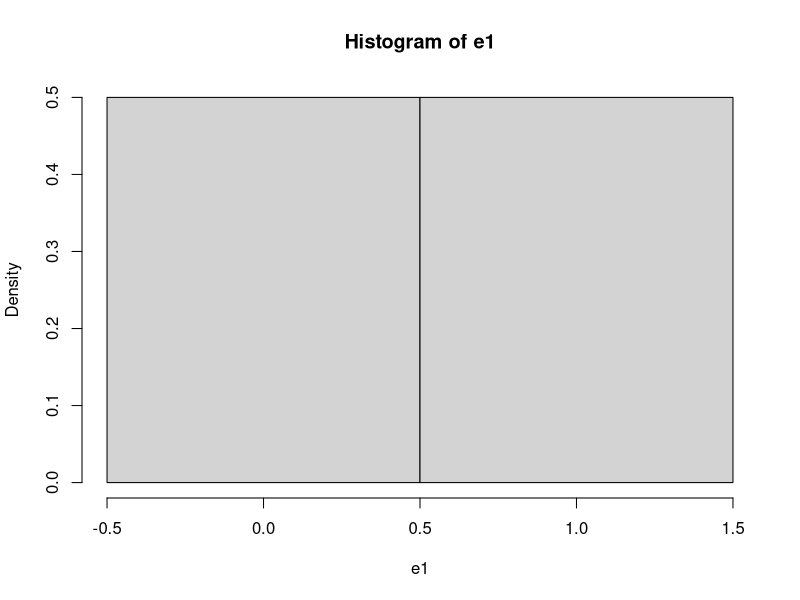
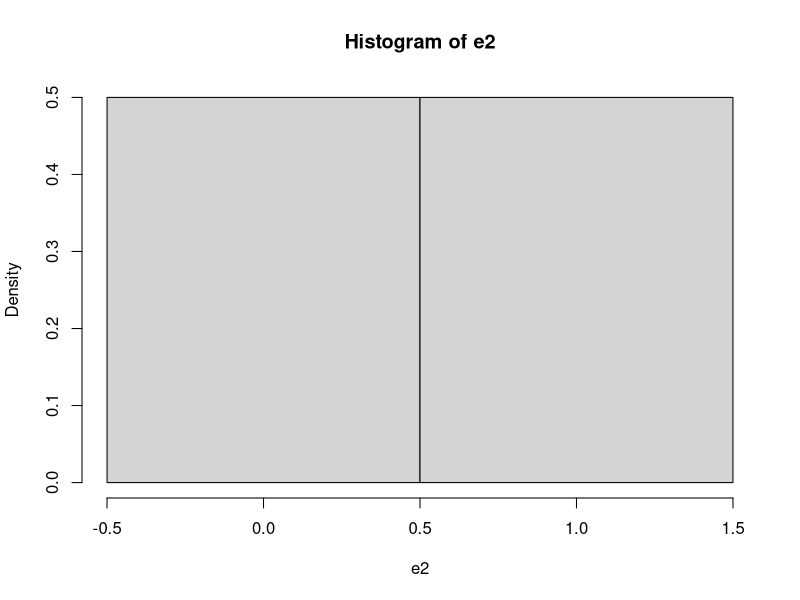
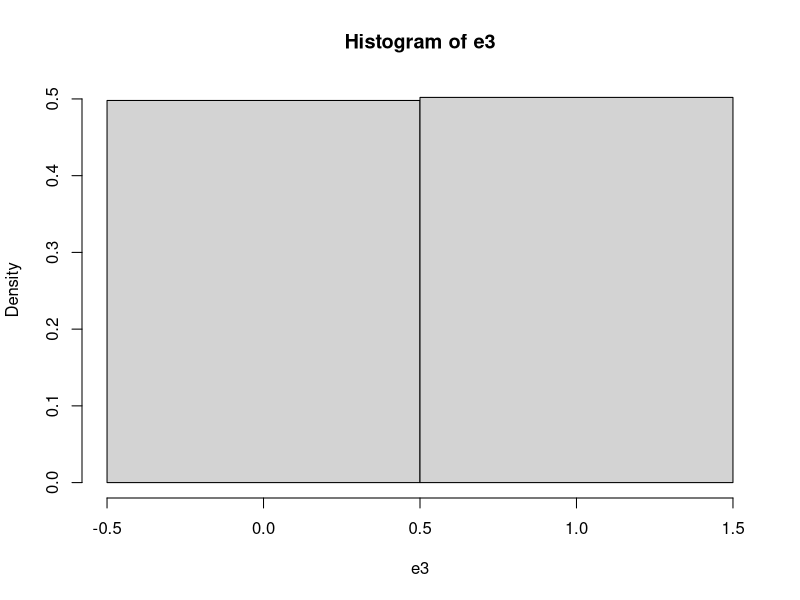
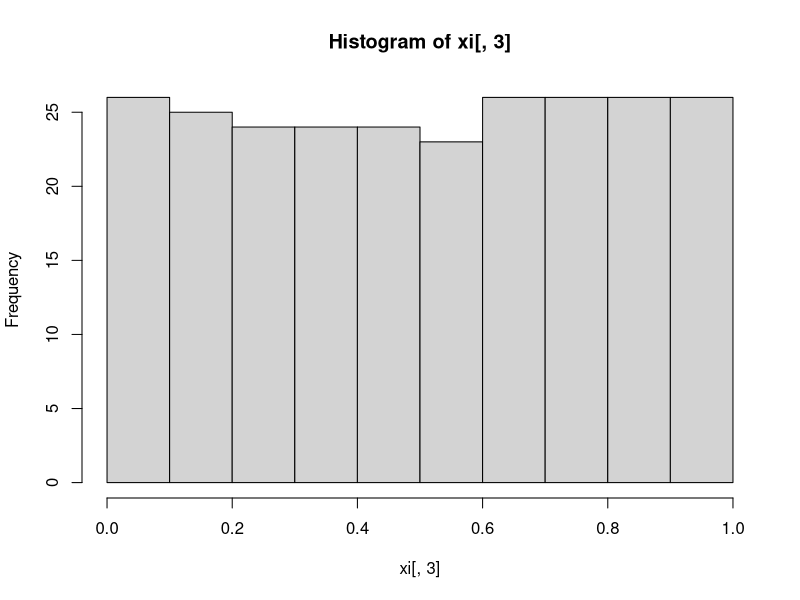
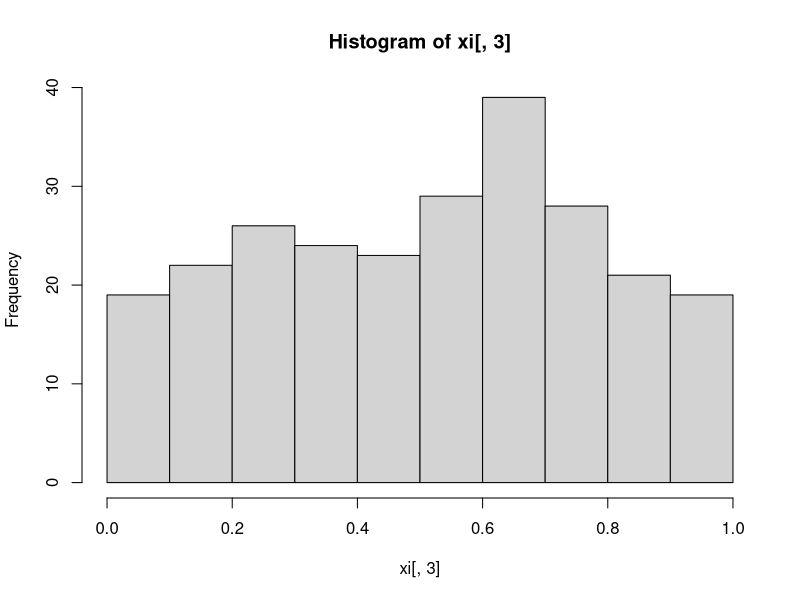
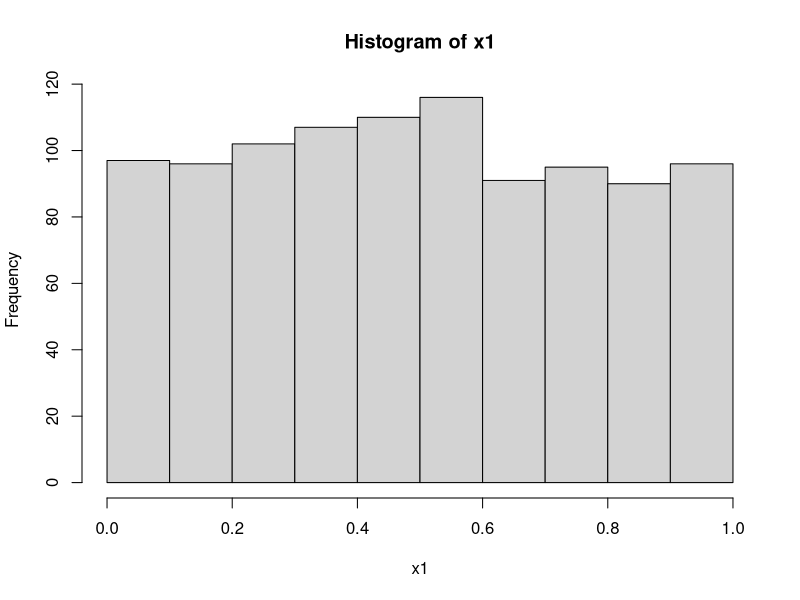

Write R code to recreate these figures, in order. (Note: this script raises an error after producing the figures.)
## ---- chunk 1
#                      -=( Install & Load Package Function )=-
install_load <- function (package1, ...)  {   

   # convert arguments to vector
   packages <- c(package1, ...)

   # start loop to determine if each package is installed
   for(package in packages){

       # if package is installed locally, load
       if(package %in% rownames(installed.packages()))
          do.call('library', list(package))

       # if package is not installed locally, download, then load
       else {
          install.packages(package)
          do.call("library", list(package))
       }
   } 
}

install_load("MASS")

path <- function() gsub  ( "\\\\",  "/",  readClipboard ()  )
#Copy path, Panggil function di console
#Copy r path, paste ke var yang diinginkan
## ---- chunk 2
require("knitr")
opts_knit$set(root.dir = "C:/Users/Fathan/Documents/Obsidian Vault/2. Kuliah/Smt 6/1. Metode Simulasi dan Resampling")
## ---- chunk 3
FlipCoin <- function(n) sample(0:1, n, rep=T) 
n <- 10
e1 <- FlipCoin(n) 
e1 
## ---- chunk 4
cat("Banyaknya tail :", sum(e1==0), "dan Peluangnya :", sum(e1==0)/n,
    "\nBanyaknya head :", sum(e1==1), "dan Peluangnya :", sum(e1==1)/n)
## ---- chunk 5
hist(e1,breaks=c(-0.5, 0.5, 1.5), prob=T) 
## ---- chunk 6
#Menggunakan function sebelumnya
n <- 28 
gb <- FlipCoin(n)
gb

g = 0; b=0; B=0
for(i in 1:n){
  if(gb[i] == 1){
    g <- g+1
    b <- 0
  } else{
    b <- b+1
  }
  
  if(b==4){
    B <- B+1
    b <- 0
  }
}

cat("Banyaknya anak perempuan :", g,
    "\nBanyaknya 4 anak tanpa perempuan :", B, 
    "\nPeluangnya :", g/(g+B))
## ---- chunk 7
RollDie <- function(n) sample(1:6, n, rep=T)
n <- 50
d1 <- RollDie(n)
d1
## ---- chunk 8
cat("Banyaknya tail :", sum(d1==3), "dan Frekuensi Relatifnya :", sum(d1==3)/n)
## ---- chunk 9
n <- 100
e2 <- FlipCoin(n) 
cat("Banyaknya tail :", sum(e2==0), "dan Frekuensi Relatifnya :", sum(e2==0)/n,
    "\nBanyaknya head :", sum(e2==1), "dan Frekuensi Relatifnya :", sum(e2==1)/n)
## ---- chunk 10
hist(e2, breaks=c(-0.5, 0.5, 1.5), prob=T)
## ---- chunk 11
n <- 500
e3 <- FlipCoin(n) 
cat("Banyaknya tail :", sum(e3==0), "dan Peluangnya :", sum(e3==0)/n,
    "\nBanyaknya head :", sum(e3==1), "dan Peluangnya :", sum(e3==1)/n)
## ---- chunk 12
hist(e3, breaks=c(-0.5, 0.5, 1.5), prob=T)
## ---- chunk 13
Dice <- function(n){
  d <- RollDie(n)
  rolls <- numeric(0)
  for(i in 1:6) rolls = c(rolls, sum(d==i)/n)
return(rolls)
}

RollingDice <- data.frame(
  rolls.200 = Dice(200),
  rolls.1000 = Dice(1000)
) 
rownames(RollingDice) <- paste0("RF.", 1:6)
print(RollingDice)
## ---- chunk 14
x0 <-78 
n <- 250
a <- 1598
b <- 17
m <- 1000

xi <- matrix (NA , n, 3 )
colnames (xi) <-c( "aX(i-1)+b", "Xi", "Ui") 
for  (i in 1 :n){
  xi[i,1] <- (a * x0 + b) 
  xi[i,2] <- xi[i, 1]%%m 
  xi[i,3] <- xi[i, 2]/m 
  x0 <- xi[i,2]
}
hist(xi[,3])

cbind("i"=1:20,    "Xi"=xi[1:20,2], 
      "i"=101:120, "Xi"=xi[101:120,2], 
      "i"=201:220, "Xi"=xi[201:220,2])
## ---- chunk 15
x0 <-73 
n <- 250
a <- 17
b <- 7
m <- 1024

xi <- matrix (NA , n, 3 )
colnames (xi) <-c( "aX(i-1)+b", "Xi", "Ui") 
for  (i in 1 :n){
  xi[i,1] <- (a * x0 + b) 
  xi[i,2] <- xi[i, 1]%%m 
  xi[i,3] <- xi[i, 2]/m 
  x0 <- xi[i,2]
}
hist(xi[,3])

cbind("i"=1:20,    "Xi"=xi[1:20,2], 
      "i"=101:120, "Xi"=xi[101:120,2], 
      "i"=201:220, "Xi"=xi[201:220,2])
## ---- chunk 16
n <- 1000
x1 <- 0.9
for(i in 2:n) x1[i] <- (pi + x1[i-1])^5%%1

hist(x1)

cbind("i"=1:20,    "Xi"=xi[1:20,2], 
      "i"=101:120, "Xi"=xi[101:120,2], 
      "i"=201:220, "Xi"=xi[201:220,2])
## ---- chunk 17
install_load('readxl','dplyr','kableExtra','DT')
raw.data <- read_xlsx("Data pert 2.xlsx")
data <- raw.data
## ---- chunk 18
i <- 1000
p <- .65
X <- runif(i)
Y <- NULL
for (z in 1:i) ifelse (X[z] <= p, Y[z] <- 1, Y[z] <- 0)
(tabel <- table(Y)/length(Y))
barplot(tabel, main="Bernoulli")

i <- 1000
p <- .65
X <- runif(i)
Y <- (X <= p)+0
(tabel <- table(Y)/length(Y))
barplot(tabel, main="Bernoulli")
## ---- chunk 19
i <- 1000 
N <- 4
X <- runif(i) 
DU <- NULL
for (z in 1:i){
  if (X[z]<=1/N) DU[z]<-1
    else if (X[z]<=2/N) DU[z]<-2  
    else if (X[z]<=3/N) DU[z]<-3
  else DU[z] <- 4 
}
(tabel <- table(DU)/length(DU)) 
barplot(tabel, main="Seragam Diskret")


i <- 1000 
N <- 4
X <- runif(i)
DU <- as.numeric(cut(X, breaks=c(0, 1/N, 2/N, 3/N, 1),  
include.lowest = T))
(tabel <- table(DU)/length(DU)) 
barplot(tabel, main="Seragam Diskret")
i <- 1000  
N <- 4
X <- runif(i)
DU <- 1 +floor(N*X)
(tabel <- table(DU)/length(DU))  
barplot(tabel, main="Seragam Diskret")
## ---- chunk 20
#Binomial (5,0.65) 
i <- 1000
n <- 5  
p <- .65
Binom <- NULL  
for (z in 1:i){
  m <- 0
  for (k in 1:n){
    y <- (runif(1) <= p) +0  
    m <- m+y
  }
  Binom[z] <- m 
}
(tabel <- table(Binom)/length(Binom))  
barplot(tabel, main="Binomial")

#Binomial (3,0.5)  
i <- 1000
X <- runif(i)
Binom <- as.numeric(cut(X, breaks=c(0, 1/8, 4/8, 7/8, 1),  
include.lowest = T)) -1
(tabel <- table(Binom)/length(Binom)) 
barplot(tabel, main="Binomial")
## ---- chunk 21
set.seed(123)
geom <- rgeom(1000, prob = 0.2)

cat("Geometric Distribution (p = 0.2):\n")
head(geom)
hist(geom)
## ---- chunk 22
nbinom <- rnbinom(1000, size = 5, prob = 0.3)

cat("\nNegative Binomial Distribution (size = 5, prob = 0.3):\n")
head(nbinom)
hist(nbinom)
## ---- chunk 23
i <- 1000
lambda <- 3 
U <- runif(i)
X <- -log(U)/lambda  
hist(X)
## ---- chunk 24
#Gamma(α=5,β=3)  
i <- 1000
lambda <- 3 
alpha <- 5
U <- log(runif(i*alpha))  
Um <- matrix(U, i)
Y <- apply(Um, 1, sum) 
Gama <- -Y/lambda  
hist(Gama)
## ---- chunk 25
#chi-square(10)  
i <- 1000
lambda <- 2 
alpha <- 5
U <- log(runif(i*alpha))  
Um <- matrix(U, i)
Y <- apply(Um, 1, sum) 
chi <- -Y/lambda  
hist(chi)

#chi-square(11)  
i <- 1000
lambda <- 2 
alpha <- 5
U <- log(runif(i*alpha))  
Um <- matrix(U, i)
Y <- apply(Um, 1, sum) 
chi <- -Y/lambda
chi <- chi +(rnorm(i))^2  
hist(chi)
## ---- chunk 26
#Poisson(1) melalui ekponensial  
i <- 1000
lambda <- 1  
K <- NULL
for (z in 1:i){ 
  sk <- 0  
  k <- 0
  while (sk<=1){
    u <- runif(1)
    y <- -log(u)/lambda 
    sk <- y+sk
    k <- k+1 
  }
  K[z] <- k-1 
}
(tabel <- table(K)/length(K)) 
barplot(tabel)

#Poisson(1) melalui seragam  
i <- 1000
lambda <- 1  
K <- NULL
for (z in 1:i){ 
  k <- 0
  sk <- 1
  while(sk >= exp(-lambda)){  
    u <- runif(1)
    sk <- sk*u 
    k <- k+1
  } 
  K[z] <- k
}
(tabel <- table(K)/length(K)) 
barplot(tabel)
